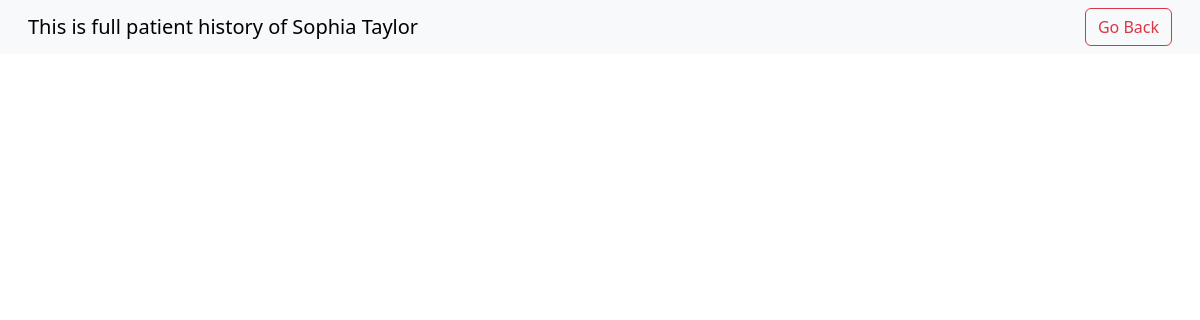
Page /dashboard/patient-history/sophiat (signed in) on the earlier database version.
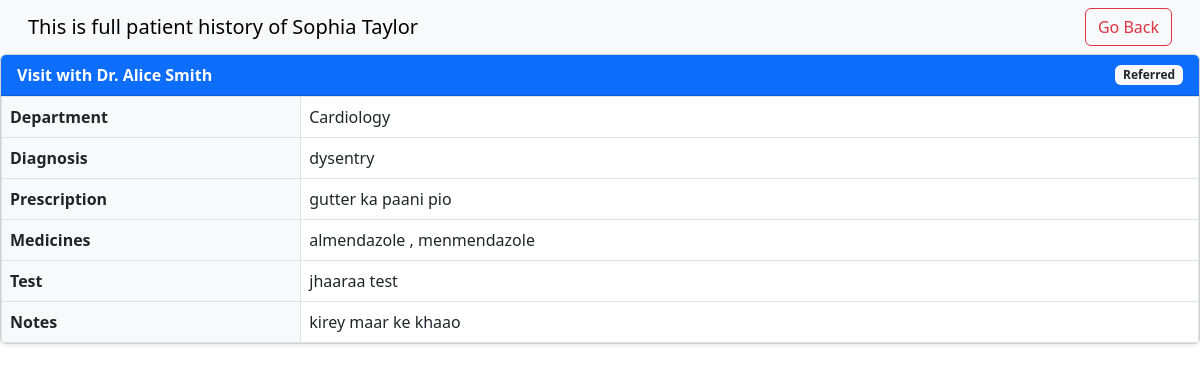
Same page on the later database version.
### models/models.py (models this page shows)
class User(db.Model):
    id=db.Column(db.Integer(),primary_key=True)
    fullname = db.Column(db.String(50),nullable = False)
    username = db.Column(db.String(50),unique = True,nullable = False)
    password = db.Column(db.String(),nullable= False)
    role = db.Column(db.String(10),nullable=False)
    status=db.Column(db.Integer(),nullable=False,default=0)
    created_at=db.Column(db.DateTime(),default=datetime.datetime.utcnow)
    updated_at=db.Column(db.DateTime(),default=datetime.datetime.utcnow,onupdate=datetime.datetime.utcnow)

class Doctor(db.Model):
    id=db.Column(db.Integer(),primary_key=True)
    fullname = db.Column(db.String(50),nullable = False)
    username = db.Column(db.String(50),unique = True,nullable = False)
    password = db.Column(db.String(),nullable= False)
    address = db.Column(db.String(200),nullable = False)
    phone = db.Column(db.String(15),nullable = False)
    email = db.Column(db.String(50),nullable = False)
    experience = db.Column(db.String(100),nullable = False)
    specialization = db.Column(db.String(50),nullable = False)
    created_at=db.Column(db.DateTime(),default=datetime.datetime.utcnow)
    updated_at=db.Column(db.DateTime(),default=datetime.datetime.utcnow,onupdate=datetime.datetime.utcnow)

class Treatment(db.Model):
    id =  db.Column(db.Integer(),primary_key=True)
    appointmentid = db.Column(db.Integer(),nullable=False)
    diagnosis=db.Column(db.String(500),nullable = False)
    prescreption= db.Column(db.String(1000),nullable=False)
    medicines=db.Column(db.String(1000),nullable = False)
    notes=db.Column(db.String(50),nullable = False)
    test = db.Column(db.String(500),nullable=True)
    visittype=db.Column(db.String(50),nullable=False)

### controllers/patientHistoryForDoctor.py (the view)
@thePatientHistory.route("/dashboard/patient-history/<string:pt_username>", methods=['GET','POST'])
def patientHistory(pt_username):
    if('user' in session):
        user=session['user']
        role=session['role']
        print(user)
        pt_name= User.query.filter_by(username=pt_username).first().fullname
        appointments=Appointments.query.filter_by(patient=pt_username).all()
        allrelevantrecordsid=[]
        for x in appointments:
            if(x.status=="completed"):
                allrelevantrecordsid.append(x.id)
        innerrecorddetails={}
        sendabletreatmentrecords=[]
        for i in range(len(allrelevantrecordsid)):
            print("Appointment IDs:", allrelevantrecordsid[i])
            Treatmentrecord=Treatment.query.filter_by(appointmentid=allrelevantrecordsid[i]).first()
            print("Treatment Record Fetched:", Treatmentrecord)
            appointfordoctor = Appointments.query.filter_by(id=allrelevantrecordsid[i]).first()
            doctorusername=appointfordoctor.doctor
            doctordetails=Doctor.query.filter_by(username=doctorusername).first()
            doctorname=doctordetails.fullname
            department=doctordetails.specialization
            print("Department for Appointment ID", allrelevantrecordsid[i], "is", department)
            innerrecorddetails={
                "department": department,
                "doctorname": doctorname,
                "appointment_id": Treatmentrecord.appointmentid,
                "diagnosis": Treatmentrecord.diagnosis,
                "prescription": Treatmentrecord.prescreption,
                "medicines": Treatmentrecord.medicines,
                "notes": Treatmentrecord.notes,
                "test": Treatmentrecord.test,
                "visittype": Treatmentrecord.visittype
            }
            print("Inner Record Details:", innerrecorddetails)
            sendabletreatmentrecords.append(innerrecorddetails)
        print("All Treatment Records:", sendabletreatmentrecords)
        return render_template("patientHistory.html",user=user ,sendabletreatmentrecords=sendabletreatmentrecords,pt_name=pt_name,appointments=appointments, patient_username=pt_username, allrelevantrecordsid=allrelevantrecordsid)
    else:
        return redirect("/login")

### templates/patientHistory.html (shortened to what this page needs)
<!DOCTYPE html>
<html lang="en">
<head>
     <link href="https://cdn.jsdelivr.net/npm/bootstrap@5.3.0-alpha1/dist/css/bootstrap.min.css" rel="stylesheet">
</head>
<body>
<nav class="navbar navbar-expand-lg bg-body-tertiary px-3">
  <div class="container-fluid d-flex justify-content-between align-items-center">
    <h3 class="navbar-brand mb-0">This is full patient history of {{pt_name}}</h3>
    <a href="/dashboard/{{session['role']}}" class="btn btn-outline-danger">Go Back</a>
  </div>
</nav>
{% for x in sendabletreatmentrecords %}
<div class="card mb-4 shadow-sm">
        <div class="card-header bg-primary text-white d-flex justify-content-between align-items-center">
        <div>
            <strong>Visit with {{ x.doctorname }}</strong>
        </div>
        <span class="badge bg-light text-dark">{{ x.visittype }}</span>
    </div>
<div class="card-body p-0">
        <table class="table table-bordered mb-0">
            <tr>
                <th class="bg-light" style="width: 25%">Department</th>
                <td>{{ x.department }}</td>
            </tr>
            <tr>
                <th class="bg-light">Diagnosis</th>
                <td>{{ x.diagnosis }}</td>
            </tr>
            <tr>
                <th class="bg-light">Prescription</th>
                <td>{{ x.prescription }}</td>
            </tr>
            <tr>
                <th class="bg-light">Medicines</th>
                <td>{{ x.medicines }}</td>
            </tr>
            <tr>
                <th class="bg-light">Test</th>
                <td>{{ x.test if x.test else 'None' }}</td>
            </tr>
            <tr>
                <th class="bg-light">Notes</th>
                <td>{{ x.notes }}</td>
            </tr>
        </table>
    </div>
{% endfor %}
</body>
</html>

Differences in the rows shown:
now on this page (row unchanged): Doctor: doctorname "Dr. Alice Smith", department "Cardiology"
added Treatment: visittype "Referred", diagnosis "dysentry", prescription "gutter ka paani pio", medicines "almendazole , menmendazole", test "jhaaraa test", notes "kirey maar ke khaao"
Other differences:
new list line: "Visit with Department Diagnosis Prescription Medicines Test Notes"
